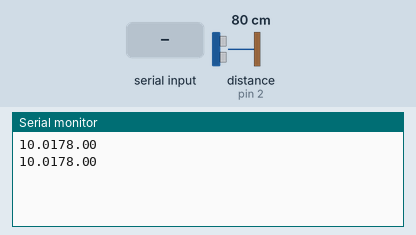
The sketch below on a simulated Arduino Uno, built with avr-gcc and run on an emulated ATmega328P. Parts: the last lines printed to the serial monitor. Wiring (inferred from the names in the program): ultrasonic range finder: trigger pin 3; echo pin 2. The inputs (shaded band) are chosen by the test bench; at power-on: distance to the obstacle (sensor on pin 2) 80 cm. The echo pulse lasts 58.3 µs per cm.

Above: at 4.0 s.
4.1 s: "1" received over the second serial link
8.2 s: distance to the obstacle (sensor on pin 2) set to 2 cm
At 10.8 s:
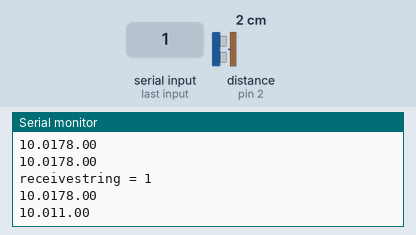
12.3 s: "0" received over the second serial link
16.4 s: distance to the obstacle (sensor on pin 2) set to 4 cm
At 20.6 s:
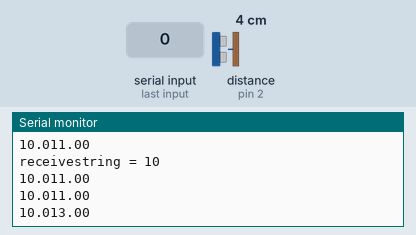
Timing chart, 0 to 21.5 s (numbered marks = the images above; inputs shaded):
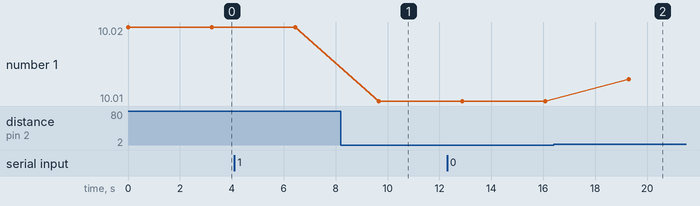

Measured:
- after the input at 8.2 s, the serial monitor: prints a new line after 1.5 s (image 1)
- after the input at 16.4 s, the serial monitor: prints a new line after 2.9 s (image 2)
- plotted number 1: 10.02 → 10.01 after the input at 8.2 s, 10.01 → 10.01 after the input at 16.4 s

The sketch:

router1.ino
```cpp
#include<SoftwareSerial.h>
const int trigPin = 3;
const int echoPin = 2;
float id = 10.01;
char dis_arr [10];
char id_arr[10];
char sendstring [10];
String receivestring;
long duration,distance;
SoftwareSerial Xbee(6, 7); // RX, TX

void setup()  {
  Serial.begin(9600);
  Xbee.begin(9600);
   pinMode(trigPin, OUTPUT);
   pinMode(echoPin, INPUT);
}
void loop()  {
   if (Xbee.available() >0) {
    char c = Xbee.read ();                   // gets one byte from serial buffer
    receivestring += c;                        // construct the recievestring_ch
    Serial.print("receivestring = ");
    Xbee.print(receivestring);
    Serial.println(receivestring);
    }

    else
    {
  digitalWrite(trigPin, LOW);
  delayMicroseconds(2);
  digitalWrite(trigPin, HIGH);
  delayMicroseconds(10);
  digitalWrite(trigPin, LOW);
  duration = pulseIn(echoPin, HIGH);
  distance = duration*0.034/2;
  dtostrf(id,0,2,id_arr);
  strcat(sendstring,id_arr);
  float dis=distance;
  dtostrf(dis, 0, 2, dis_arr);
  strcat (sendstring, dis_arr);
  Xbee.write(sendstring);
  Serial.println(sendstring);
  delay (200);
  memset(sendstring, '\0', 10);
  delay(3000);
}
}
```
